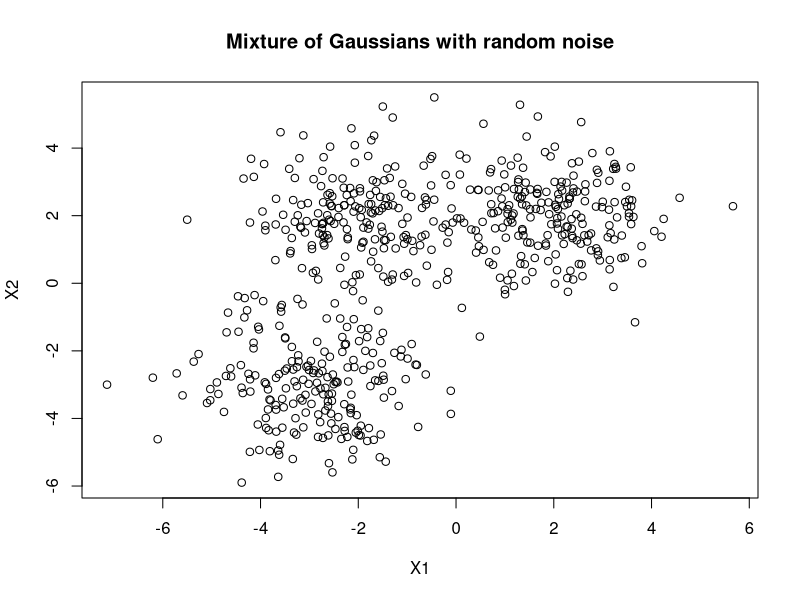
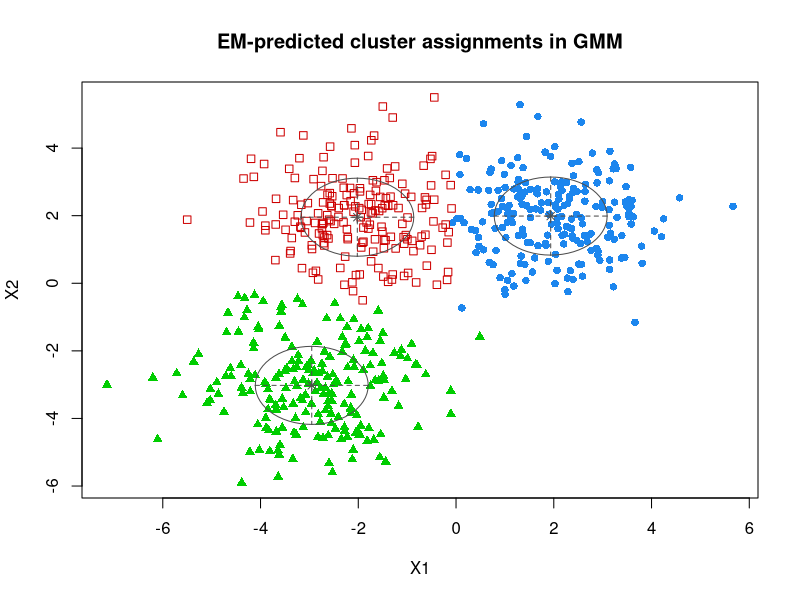
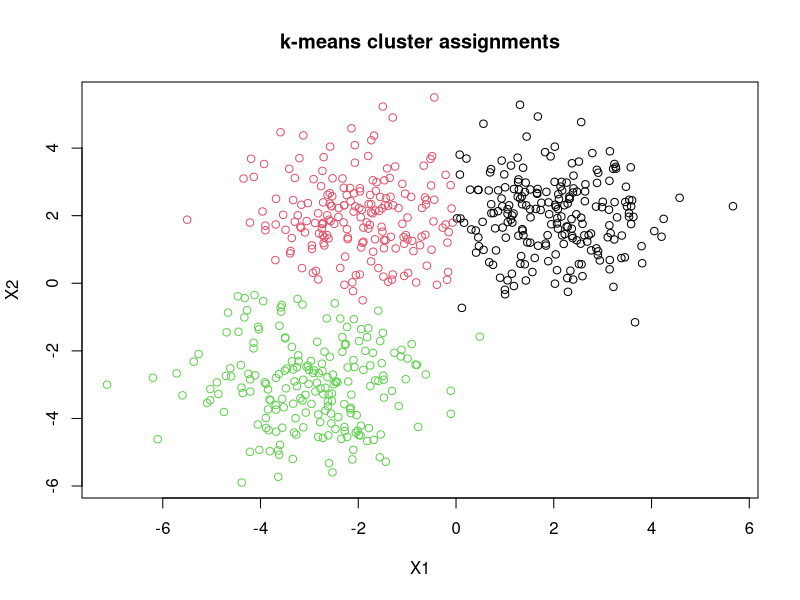

Write the R code that produced these figures, in order.
## ---- chunk 1
# Sets the seed
set.seed(2000127)
# Checks if the mclust package is installed, else, installs it
if (!requireNamespace("mclust", quietly = TRUE)) {
  install.packages("mclust")
}
# Checks if the MASS package is installed, esle, installs it
if (!requireNamespace("MASS", quietly = TRUE)) {
  install.packages("MASS")
}

# Loads the necessary packages
library(mclust)
library(MASS)

# Checks if the packages are installed, else, installs it

if (!requireNamespace("knitr", quietly = TRUE)) {
  install.packages("knitr")
}
if (!requireNamespace("kableExtra", quietly = TRUE)) {
  install.packages("kableExtra")
}
library(knitr)
library(kableExtra)

## ---- chunk 2
# selects the number of samples to use
n_samples <- 200

# sets the covariance matrix
c_matrix <- c(1, 0, 0, 1)

# sets the means vectors
mean_1 <- c(2,2)
mean_2 <- c(-2,2)
mean_3 <- c(-3,-3)
# simulates data from multivariate normal distributions
data1 <- mvrnorm(n_samples, mu = mean_1, Sigma = matrix(c_matrix, nrow = 2))
data2 <- mvrnorm(n_samples, mu = mean_2, Sigma = matrix(c_matrix, nrow = 2))
data3 <- mvrnorm(n_samples, mu = mean_3, Sigma = matrix(c_matrix, nrow = 2))


# adds random noise to each datapoint in the matirx, by adding random numbers between -a and +a
# the threshold of noise to add to
a = 1
data1 <- data1 +  matrix(runif(nrow(data1)*ncol(data1), min = -a, max = a), ncol = 2)
data2 <- data2 +   matrix(runif(nrow(data1)*ncol(data1), min = -a, max = a), ncol = 2)
data3 <- data3 +   matrix(runif(nrow(data1)*ncol(data1), min = -a, max = a), ncol = 2)

# Concatenates the rows of each MV distribution to make a combined distribution
data <- rbind(data1, data2, data3)
# Plots the datapoints, recalling where each MV Gaussian came from
plot(data,
     main = "Mixture of Gaussians with random noise", xlab = "X1", ylab = "X2")


# computes the mean of each underlying random variable after noise adjustment
mean_data1 <- colMeans(data1)
mean_data2 <- colMeans(data2)
mean_data3 <- colMeans(data3)

# concatenates them
all_means <- c(mean_data1, mean_data2, mean_data3)

# reshapes the means into a 2x3 matrix
means_ground_truth <- t(matrix(all_means, nrow = 3, byrow = TRUE))
## ---- chunk 3
gmm_model <- Mclust(data, G = 3)

# For each datapoint, the probability that it belongs to each cluster
cluster_probs <- predict(gmm_model, classification = "posterior")

# Plots the classification of each datapoint
plot(gmm_model, what = "classification", xlab = "X1", ylab = "X2")
title("EM-predicted cluster assignments in GMM")

# returns the EM parameter estimates of the noise-adjusted Gaussian components
GMM_means <- gmm_model$parameters$mean
covariances <- gmm_model$parameters$variance$sigma
mixing_coefficients <- gmm_model$parameters$pro


## ---- chunk 4
# perform k-means clustering with three predicted clusters
kmeans_result <- kmeans(data, centers = 3)

# plot results
plot(data, col = kmeans_result$cluster, main = "k-means cluster assignments", xlab = "X1", ylab = "X2")

# gett the cluster centers
cluster_centers <- kmeans_result$centers
cluster_centers <- t(cluster_centers)


# determines the number of negatives in each col to reorganize based on this
count_negative_values <- function(col) {
  sum(col < 0)
}
negative_counts <- apply(cluster_centers, 2, count_negative_values)

# sorts the columns based on number of negative values per col
order_indices <- order(negative_counts)  
cluster_centers_reordered <- cluster_centers[, order_indices]
colnames(cluster_centers_reordered) <- NULL
kmeans_means <- cluster_centers_reordered

## ---- chunk 5

# sets the column titles
column_titles <- c("sub-pop. 1", "sub-pop. 2", "sub-pop. 3")
colnames(means_ground_truth) <- column_titles

# the caption for the table
caption_html <- "<b>Sample means (ground truth)</b>"

# Plots the original means
kable(means_ground_truth, caption = caption_html) %>%
  kable_styling(full_width = FALSE) %>%
  scroll_box(width = "100%")

# computes the mean squared difference between the estimated parameters (GMM) and the sample means of original Gaussians
MSE = mean((GMM_means-means_ground_truth)^2)
MSE <- format(MSE, scientific = TRUE, digits = 2)

# Adds the MSE value to the title
title_with_mse <- paste("<b>Means (GMM)<\b>, MSE =", MSE)

column_titles <- c("sub-pop. 1", "sub-pop. 2", "sub-pop. 3")
colnames(GMM_means) <- column_titles

# Plots the estimated means
kable(GMM_means, caption = title_with_mse) %>%
  kable_styling(full_width = FALSE) %>%
  scroll_box(width = "100%")


# computes the mean squared difference between the estimated parameters (k-means) and the sample means of original Gaussians
MSE = mean((kmeans_means-means_ground_truth)^2)
MSE <- format(MSE, scientific = TRUE, digits = 2)

column_titles <- c("sub-pop. 1", "sub-pop. 2", "sub-pop. 3")
colnames(kmeans_means) <- column_titles

# Adds the MSE value to the title
title_with_mse <- paste("<b>Means (k-means)<\b>, MSE =", MSE)

# Plots the estimated means
kable(kmeans_means, caption = title_with_mse) %>%
  kable_styling(full_width = FALSE) %>%
  scroll_box(width = "100%")
